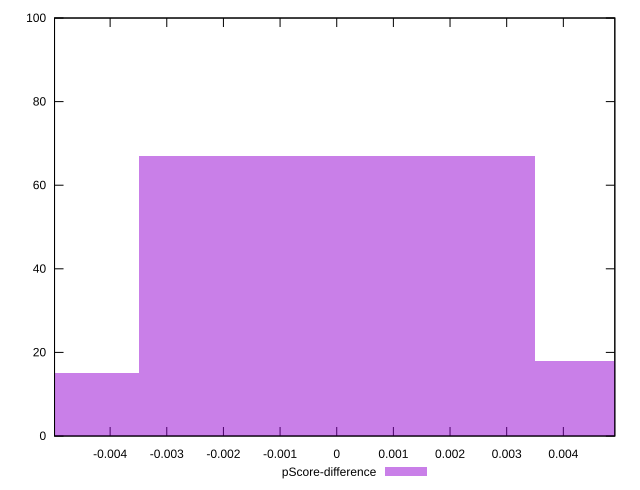

The gnuplot source for this figure:
reset

$pScoreDifference <<EOF
0 67
-0.006982849565624948 15
0.006982849565624948 18
EOF

set key outside below
set boxwidth 0.006982849565624948
set xrange [-0.0049811542233730854:0.004908736313984141]
set yrange [0:100]
set trange [0:100]
set style fill transparent solid 0.5 noborder
set terminal svg size 640, 490 enhanced background rgb 'white'
set output "report_00014_2021-02-09T15:56:05.503Z/mainthread-work-breakdown/samples/pages+cached+noadtech/pScore-difference/histogram.svg"

plot $pScoreDifference title "pScore-difference" with boxes

reset
